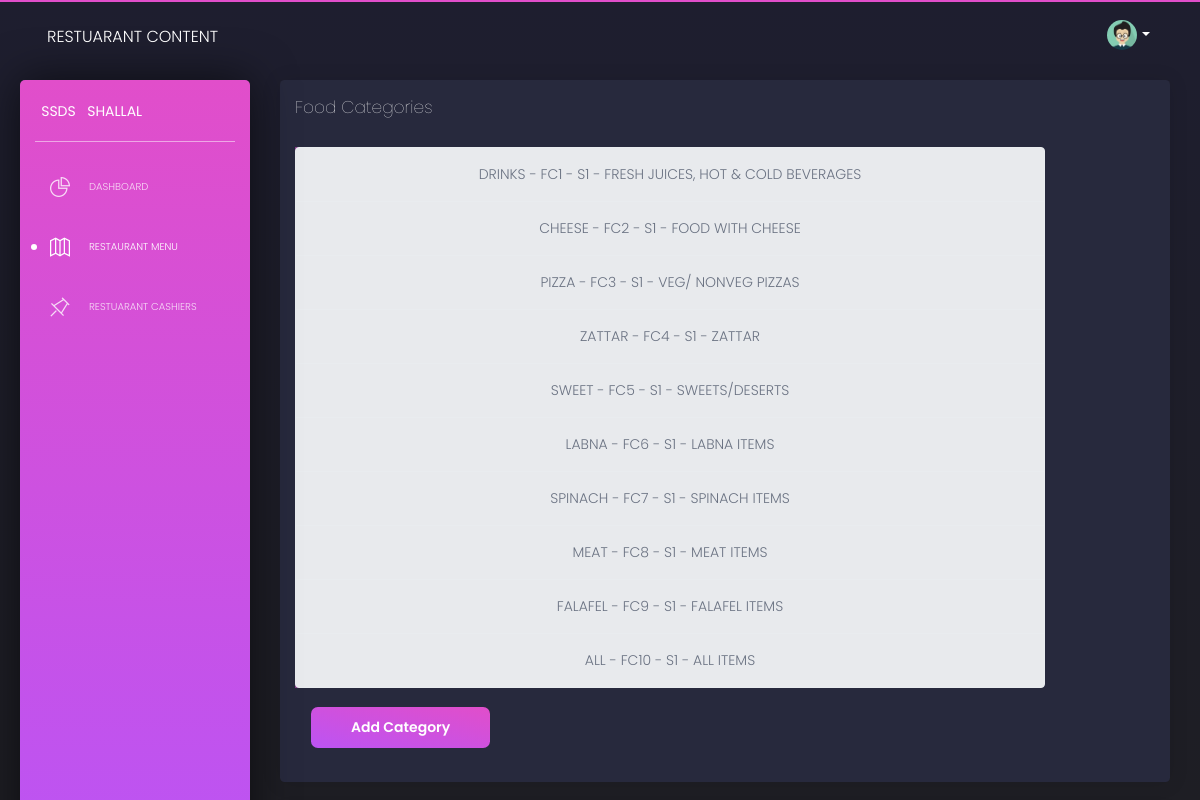
Page /RestaurantMenu on the committed database.
### database_setup.py (models this page shows)
class FoodCategory(Base):
    __tablename__='foodcategory'
    cfid=Column(String(50),nullable=False, primary_key=True)
    name = Column(String(80), nullable=False)
    description=Column(String(225))
    stsid=Column(String(50),ForeignKey("status.stsid"),nullable=False)

### ssds.py (the view)
@app.route('/RestaurantMenu')
def showRestaurantMenu():
    statusTypes=session.query(StatusType).all()
    statuses=   session.query(Status).all()
    foodCategories=session.query(FoodCategory).all()
    foodItems     =session.query(FoodItem).all()
    return render_template('restaurantMenu.html',foodCategories=foodCategories,foodItems=foodItems,statuses=statuses,statusTypes=statusTypes)

### templates/restaurantMenu.html (shortened to what this page needs)
<html lang="en" class="perfect-scrollbar-on"><head>
  <link href="https://use.fontawesome.com/releases/v5.0.6/css/all.css" rel="stylesheet">
  <link href="/static/assets/css/nucleo-icons.css" rel="stylesheet">
  <link href="/static/assets/css/black-dashboard.css" rel="stylesheet">
  <link href="/static/assets/demo/demo.css" rel="stylesheet">
</head>
<body class="" cz-shortcut-listen="true">
  <div class="wrapper">
    <div class="sidebar">
      <div class="sidebar-wrapper ps">
        <div class="logo">
          <a href="javascript:void(0)" class="simple-text logo-mini">
            SSDS
          </a>
          <a href="javascript:void(0)" class="simple-text logo-normal">
            Shallal
          </a>
        </div>
        <ul class="nav">
          <li >
            <a href="/dashboard">
              <i class="tim-icons icon-chart-pie-36"></i>
              <p>Dashboard</p>
            </a>
          </li>
          <li class="active ">
            <a href="/RestaurantMenu">
              <i class="tim-icons icon-map-big
"></i>
              <p>Restaurant Menu</p>
            </a>
          </li>
          <li>
              <a href="/Cashiers">
                <i class="tim-icons icon-pin"></i>
                <p>Restuarant Cashiers</p>
              </a>
          </li>
        </ul>
      </div>
    </div>
    <div class="main-panel ps ps--active-y">
      <nav class="navbar navbar-expand-lg navbar-absolute navbar-transparent">
        <div class="container-fluid">
          <div class="navbar-wrapper">
            <a class="navbar-brand" href="javascript:void(0)">Restuarant Content</a>
          </div>
          <div class="collapse navbar-collapse" id="navigation">
            <ul class="navbar-nav ml-auto">
              <li class="dropdown nav-item">
                <a href="#" class="dropdown-toggle nav-link" data-toggle="dropdown">
                  <div class="photo">
                    <img src="/static/assets/img/anime3.png" alt="Profile Photo">
                  </div>
                  <b class="caret d-none d-lg-block d-xl-block"></b>
                </a>
              </li>
            </ul>
          </div>
        </div>
      </nav>
      <div class="content">
        <div class="card ">
          <div class="card-header">
            <h4 class="card-title">Food Categories</h4>
          </div>
          <div class="card-body">
            <div class="column">
              <div class="col-3">
                <div class="list-group row" name='listiwant'>
                  {% for category in foodCategories %}
                  <a class="list-group-item list-group-item-action list-group-item-light text-center" style="width:750px" href="{{url_for('editFoodCategory',cfid=category.cfid)}}">
                      {{category.name}} - {{category.cfid}} - {{category.stsid}} - {{category.description}}
                  </a>
                  {% endfor %}
              </div>
              </div>
          <div class="card-footer">
              <a href="/addCategory">
            <button type="submit" class="btn btn-fill btn-primary">Add Category</button>
            </a>
          </div>
        </div>
      </div>
      </div>
</div></div></div></body></html>

### rows in the picture
FoodCategory: name "DRINKS", cfid "FC1", stsid "S1", description "FRESH JUICES, HOT & COLD BEVERAGES"
FoodCategory: name "CHEESE", cfid "FC2", stsid "S1", description "FOOD WITH CHEESE"
FoodCategory: name "PIZZA", cfid "FC3", stsid "S1", description "VEG/ NONVEG PIZZAS"
FoodCategory: name "ZATTAR", cfid "FC4", stsid "S1", description "ZATTAR"
FoodCategory: name "SWEET", cfid "FC5", stsid "S1", description "SWEETS/DESERTS"
FoodCategory: name "LABNA", cfid "FC6", stsid "S1", description "LABNA ITEMS"
FoodCategory: name "SPINACH", cfid "FC7", stsid "S1", description "SPINACH ITEMS"
FoodCategory: name "MEAT", cfid "FC8", stsid "S1", description "MEAT ITEMS"
FoodCategory: name "FALAFEL", cfid "FC9", stsid "S1", description "FALAFEL ITEMS"
FoodCategory: name "ALL", cfid "FC10", stsid "S1", description "ALL ITEMS"
